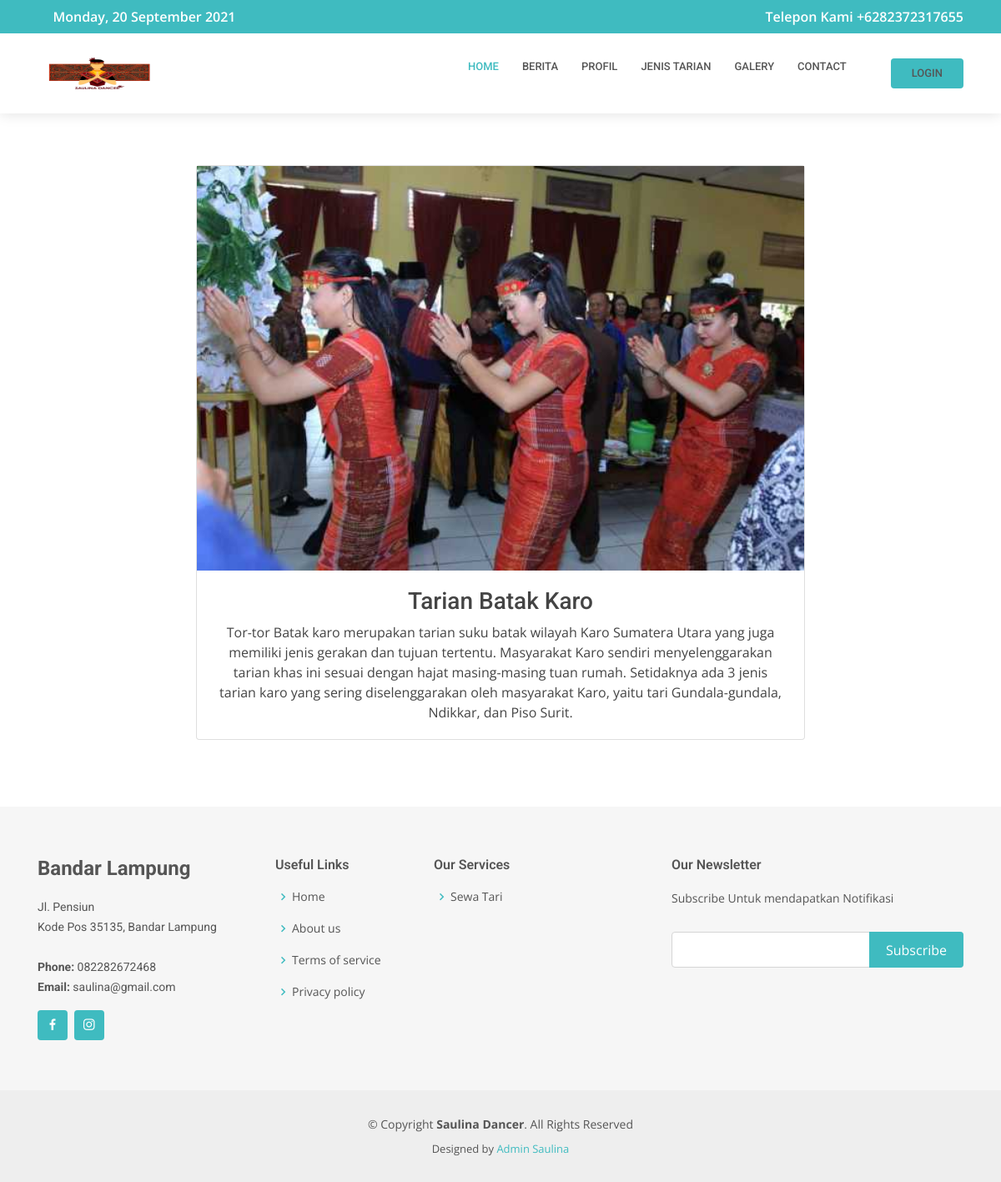
Page /Slider/Detailslider/14 on the committed database.
### tables this page shows
CREATE TABLE `slider` (
  `id_slider` int(11) NOT NULL,
  `judul_slider` varchar(255) NOT NULL,
  `deskripsi` text NOT NULL,
  `foto_slider` varchar(255) NOT NULL,
  `tglinput_slider` date NOT NULL,
  `status` int(11) NOT NULL
);

### application/controllers/Slider.php (called while the page is built, shortened)
<?php
class Slider extends CI_Controller
{
    function __construct()
    {
        $this->load->model('SliderModel');
        $this->load->model('SliderModel');
        $this->load->library('form_validation');
    }
    public function detailslider($id){
        $data = $this->SliderModel->detailslider($id);
        $data = array(
                "slider" =>$data,
                "container" => "front/detailslider",
                "footer" => "front/footer",
                "nav" => "front/nav"
            );
        $this->load->view('front/template', $data);
    }
}

### index.php (called while the page is built, shortened)
<?php
require_once BASEPATH.'core/CodeIgniter.php';

### application/models/SliderModel.php (called while the page is built, shortened)
<?php
class SliderModel extends CI_Model
{
    public function detailslider($id){
        return $hsl=$this->db->query("SELECT * from slider where id_slider='$id'");
    }
}

### application/views/front/detailslider.php (the view, shortened to what this page needs)
<main id="main" style="padding-top: 90px;">
    <section id="featured-services" class="featured-services">
      <div class="container" data-aos="fade-up">
        <?php
          $slide = $slider->row();
        ?>
        <div class="row mt-5">
         <center>
          <div class="col-md-8">
            <div class="card" style="margin-bottom: 20px">
              <img responsive src="<?php echo base_url(); ?>user/slider/<?php echo $slide->foto_slider ?>">
              <div class="card-body"><h3><?php echo $slide->judul_slider?></h3>
                <?php echo $slide->deskripsi;?>
              </div>
              </center>
            </div>
          </div>
    </section>
  </main>

### assets/css/style.css (style rules this page uses)
body { font-family: "Open Sans", sans-serif; color: #444444; }
h1, h2, h3, h4, h5, h6 { font-family: "Roboto", sans-serif; }
section { padding: 60px 0; overflow: hidden; }

### rows in the picture
slider: foto_slider (picture), judul_slider "Tarian Batak Karo", deskripsi "Tor-tor Batak karo merupakan tarian suku batak wilayah Karo Sumatera Utara yang juga memiliki jenis gerakan dan tujuan tertentu. Masyarakat Karo sendiri menyelenggarakan tarian khas ini sesuai dengan hajat masing-masing tuan rumah. Setidaknya ada 3 jenis tarian karo yang sering diselenggarakan oleh masyarakat Karo, yaitu tari Gundala-gundala, Ndikkar, dan Piso Surit."
